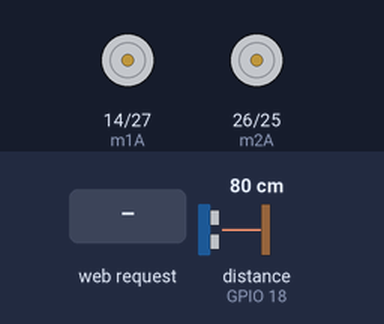
Bench run of a sketch on a simulated ESP32. Parts: motor-driver pin pairs drawn as motors (green arrow = first pin HIGH = forward, orange = second pin HIGH = backward, longer = more drive). Wiring (inferred from the names in the program): ultrasonic range finder: trigger GPIO 5; echo GPIO 18. The inputs (shaded band) are chosen by the test bench; at power-on: distance to the obstacle (sensor on GPIO 18) 80 cm. The echo pulse lasts 58.3 µs per cm.

Above: at 1.2 s.
1.3 s: HTTP request GET /F received
At 2.5 s:
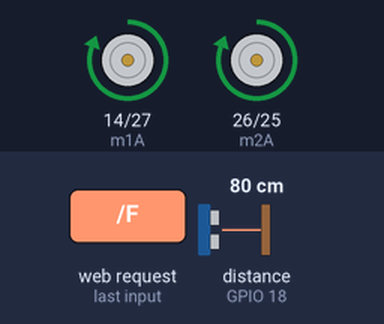
2.8 s: HTTP request GET /B received
At 3.7 s:
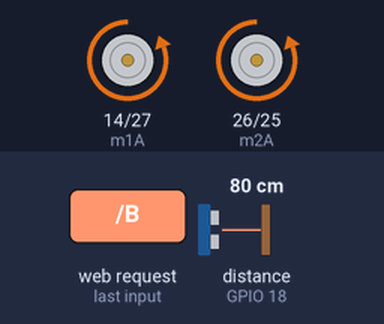
4.3 s: HTTP request GET /L received
At 5.0 s:
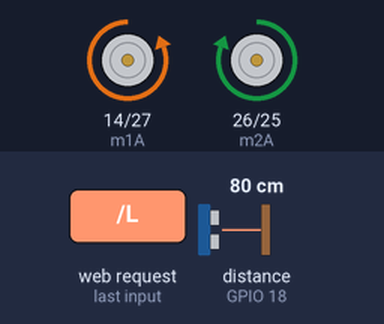
5.8 s: HTTP request GET /R received
At 7.0 s:
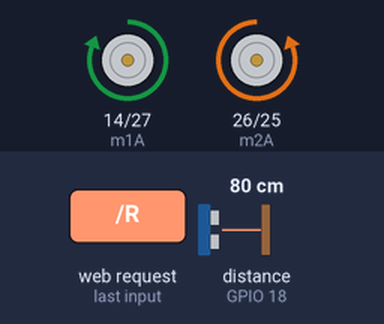
7.3 s: HTTP request GET /S received
At 8.3 s:
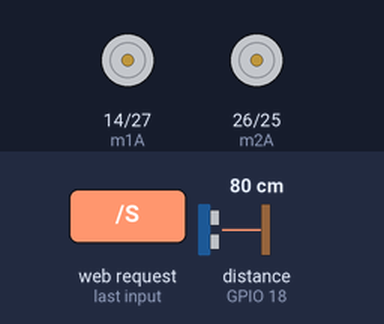
Timing chart, 0 to 9.8 s (numbered marks = the images above; inputs shaded):
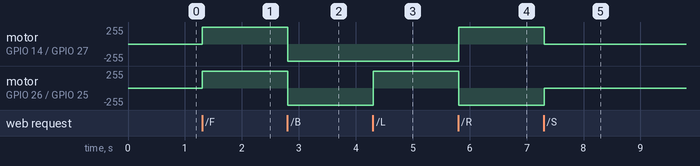

The sketch:

esp32_rover.ino
```cpp
#include <WiFi.h>

const char* ssid = "RoverCar";
const char* password = "12345678";

WiFiServer server(80);

int m1A = 14, m1B = 27, m2A = 26, m2B = 25;
int trigPin = 5;
int echoPin = 18;

long duration;
int distance;

void setup() {
  pinMode(m1A, OUTPUT);
  pinMode(m1B, OUTPUT);
  pinMode(m2A, OUTPUT);
  pinMode(m2B, OUTPUT);

  pinMode(trigPin, OUTPUT);
  pinMode(echoPin, INPUT);

  WiFi.softAP(ssid, password);
  server.begin();
}

int getDistance() {
  digitalWrite(trigPin, LOW);
  delayMicroseconds(2);
  digitalWrite(trigPin, HIGH);
  delayMicroseconds(10);
  digitalWrite(trigPin, LOW);
  duration = pulseIn(echoPin, HIGH);
  return duration * 0.034 / 2;
}

void stopMotors() {
  digitalWrite(m1A, LOW);
  digitalWrite(m1B, LOW);
  digitalWrite(m2A, LOW);
  digitalWrite(m2B, LOW);
}

void loop() {
  WiFiClient client = server.available();
  distance = getDistance();

  if (distance < 20) {
    stopMotors();
  }

  if (client) {
    String request = client.readStringUntil('\r');

    if (request.indexOf("/F") != -1) {
      digitalWrite(m1A, HIGH); digitalWrite(m1B, LOW);
      digitalWrite(m2A, HIGH); digitalWrite(m2B, LOW);
    }
    if (request.indexOf("/B") != -1) {
      digitalWrite(m1A, LOW); digitalWrite(m1B, HIGH);
      digitalWrite(m2A, LOW); digitalWrite(m2B, HIGH);
    }
    if (request.indexOf("/L") != -1) {
      digitalWrite(m1A, LOW); digitalWrite(m1B, HIGH);
      digitalWrite(m2A, HIGH); digitalWrite(m2B, LOW);
    }
    if (request.indexOf("/R") != -1) {
      digitalWrite(m1A, HIGH); digitalWrite(m1B, LOW);
      digitalWrite(m2A, LOW); digitalWrite(m2B, HIGH);
    }
    if (request.indexOf("/S") != -1) {
      stopMotors();
    }

    client.println("HTTP/1.1 200 OK");
    client.println("Content-type:text/html\n");

    client.println("<h1>Smart Rover</h1>");
    client.println("<a href='/F'>Forward</a><br>");
    client.println("<a href='/B'>Backward</a><br>");
    client.println("<a href='/L'>Left</a><br>");
    client.println("<a href='/R'>Right</a><br>");
    client.println("<a href='/S'>Stop</a><br>");

    client.stop();
  }
}
```

Measured:
- after the input at 1.3 s, motor on GPIO 14 (m1A) / GPIO 27 (m1B), motor on GPIO 26 (m2A) / GPIO 25 (m2B): stopped → forward 255/255 at once
- after the input at 2.8 s, motor on GPIO 14 (m1A) / GPIO 27 (m1B), motor on GPIO 26 (m2A) / GPIO 25 (m2B): forward 255/255 → backward 255/255 at once
- after the input at 4.3 s, motor on GPIO 26 (m2A) / GPIO 25 (m2B): backward 255/255 → forward 255/255 at once
- after the input at 5.8 s, motor on GPIO 14 (m1A) / GPIO 27 (m1B): backward 255/255 → forward 255/255 at once; motor on GPIO 26 (m2A) / GPIO 25 (m2B): forward 255/255 → backward 255/255 at once
- after the input at 7.3 s, motor on GPIO 14 (m1A) / GPIO 27 (m1B): forward 255/255 → stopped at once; motor on GPIO 26 (m2A) / GPIO 25 (m2B): backward 255/255 → stopped at once
